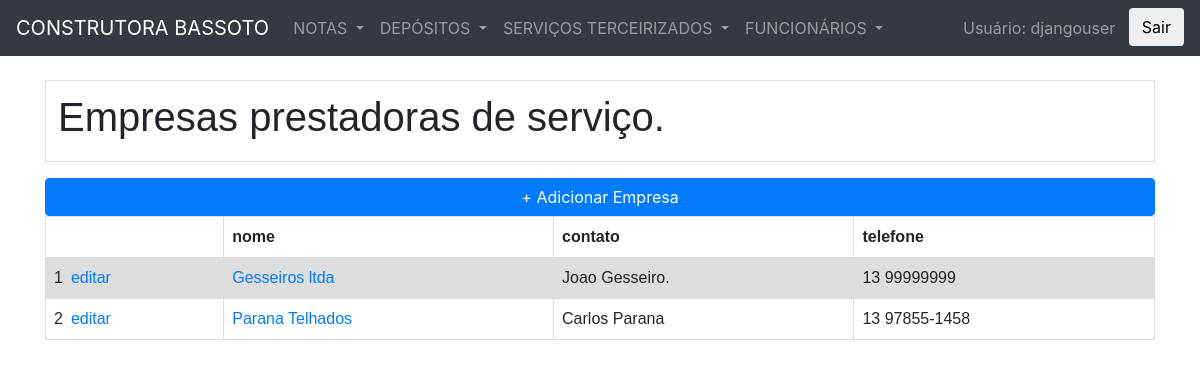
The page /empresa_servico/empresa_list/ (signed in) on the database its author committed.
### notas/models.py (models this page shows, shortened)
class EmpresaServico(models.Model):
	nome = models.CharField(
		max_length=40
		)
	contato = models.CharField(
		max_length=30
	)
	telefone = models.CharField(
		max_length=17,
		blank=True
		)
	telefone2 = models.CharField(
		max_length=17,
		blank=True
		)
	email = models.EmailField(
		max_length=70,
		blank=True
		)
	descricao = models.CharField(
		max_length=150,
		blank=True
		)
	imagem = models.FileField(
		upload_to='empresas_servicos',
		blank=True,
		)

### notas/views.py (the view)
# urls.py: path('empresa_servico/empresa_list/', views.empresa_list, name='empresa_list'),
@login_required
def empresa_list(request):
    empresas = EmpresaServico.objects.all()
    empresas = empresas.order_by('nome')
    context = {
        'empresas': empresas,
        'media_url':"/media/"
        }
    return render(request, 'empresas/empresa_list.html', context)

### notas/templates/empresas/empresa_list.html (shortened to what this page needs)
{% extends 'notas/base.html' %}
{% block content %}
<table class="table" border="0">
	<tr>
		<td>
			<h1>Empresas prestadoras de serviço.</h1>
		</td>
	</tr>
</table>
<div class="post">
	<a href="{% url 'notas:empresa_nova' %}" type="submit" class="btn btn-primary btn-block" > + Adicionar Empresa</a>
	<table class="indice">
		<tr>
			<th></th>
			<th>nome</th>
			<th>contato</th>
			<th>telefone</th>
		</tr>
		{% for empresa in empresas %}
			<tr>
				{% if perms.notas.can_change %}
					<td><a href="{% url 'notas:empresa_edit' empresa.pk %}">editar</td>
				{% else %}
					<td></td>
				{% endif %}
				<td><a href="{% url 'notas:servico_list' %}?empresa={{empresa.pk}}">{{ empresa.nome }}</td>
				<td>{{ empresa.contato }}</td>
				<td>{{ empresa.telefone }}</td>
			</tr>
		{% endfor %}
	</table>
</div>
{% endblock %}

### Z_construtoraBassotoFiles/notas/templates/notas/base.html (shortened to what this page needs)
{% load static %}
<!doctype html>
<html>
	<head>
    <link rel="stylesheet" href="https://stackpath.bootstrapcdn.com/bootstrap/4.1.0/css/bootstrap.min.css">
  <link rel="stylesheet" href="https://use.fontawesome.com/releases/v5.0.13/css/all.css">
	</head>
	<body>
<nav class="navbar navbar-expand-sm bg-dark navbar-dark">
  </button> <a class="navbar-brand" href="{% url 'notas:nota_list' %}">CONSTRUTORA BASSOTO</a>
  <div class="collapse navbar-collapse" id="collapsibleNavbar">
  <ul class="navbar-nav">
    <li class="nav-item dropdown">
      <a class="nav-link dropdown-toggle" href="#" id="navbardrop" data-toggle="dropdown">
        NOTAS
      </a>
    </li>
    <li class="nav-item dropdown">
      <a class="nav-link dropdown-toggle" href="#" id="navbardrop" data-toggle="dropdown">
        DEPÓSITOS
      </a>
    </li>
    <li class="nav-item dropdown">
      <a class="nav-link dropdown-toggle" href="#" id="navbardrop" data-toggle="dropdown">
        SERVIÇOS TERCEIRIZADOS
      </a>
    </li>
    <li class="nav-item dropdown">
      <a class="nav-link dropdown-toggle" href="#" id="navbardrop" data-toggle="dropdown">
        FUNCIONÁRIOS
      </a>
  </ul>
      <li class="navbar-nav ml-auto">
        {% if user.is_authenticated %}
          <div class="navbar-text">Usuário: {{ user.get_username }}&nbsp;&nbsp;&nbsp;</div>
            <form action="{% url 'logout'%}?next={{request.path}}" method="get">
              <button type="submit" class="btn btn-default navbar-btn" >Sair</button>
            </form>
        {% else %}
            <form action="{% url 'login'%}?next={{request.path}}" method="get">
              <button type="submit" class="btn btn-default navbar-btn" >Sair</button>
            </form>
        {% endif %}
    </li>
  </div>
</nav>
<br>
		<div class="container">
			<main>
				{% block content %}
        {% endblock %}
			</main>
		</div>
 	</body>
</html>

### Z_construtoraBassotoFiles/notas/templates/notas/base.html (style rules this page uses)
table { font-family: arial, sans-serif; border-collapse: collapse; width: 100%; }
td, th { border: 1px solid #dddddd; text-align: left; padding: 8px; }
tr:nth-child(even) { background-color: #dddddd; }
table.indice { counter-reset: rowNumber; }
table.indice tr:not(:first-child) { counter-increment: rowNumber; }
table.indice tr td:first-child::before { content: counter(rowNumber); min-width: 1em; margin-right: 0.5em; }

### rows shown on the page
EmpresaServico: nome "Gesseiros ltda", contato "Joao Gesseiro.", telefone "13 99999999"
EmpresaServico: nome "Parana Telhados", contato "Carlos Parana", telefone "13 97855-1458"

### other values the page prints
{{ user.get_username }} "djangouser"
